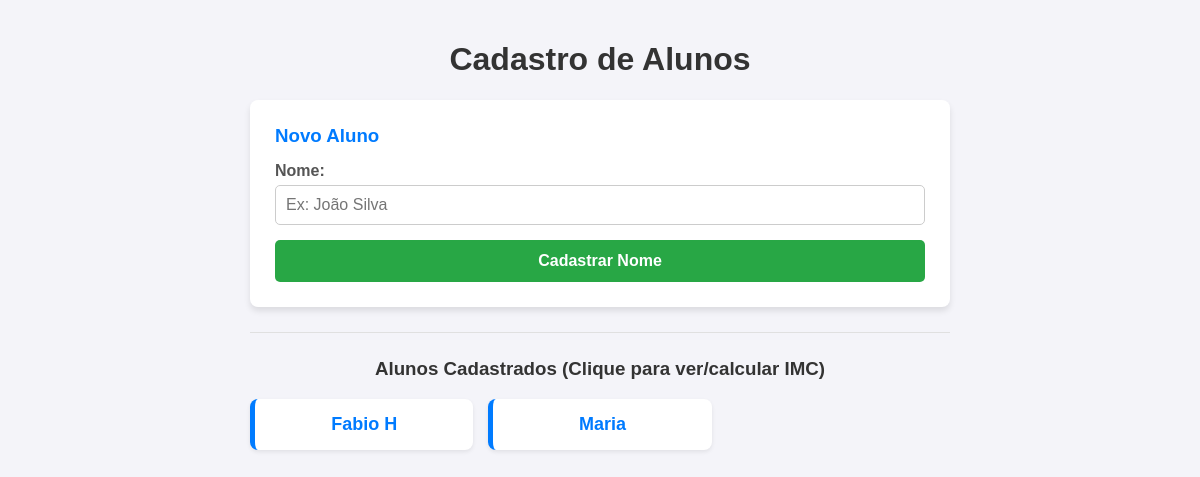
/home/, run on an earlier commit of the app's database.
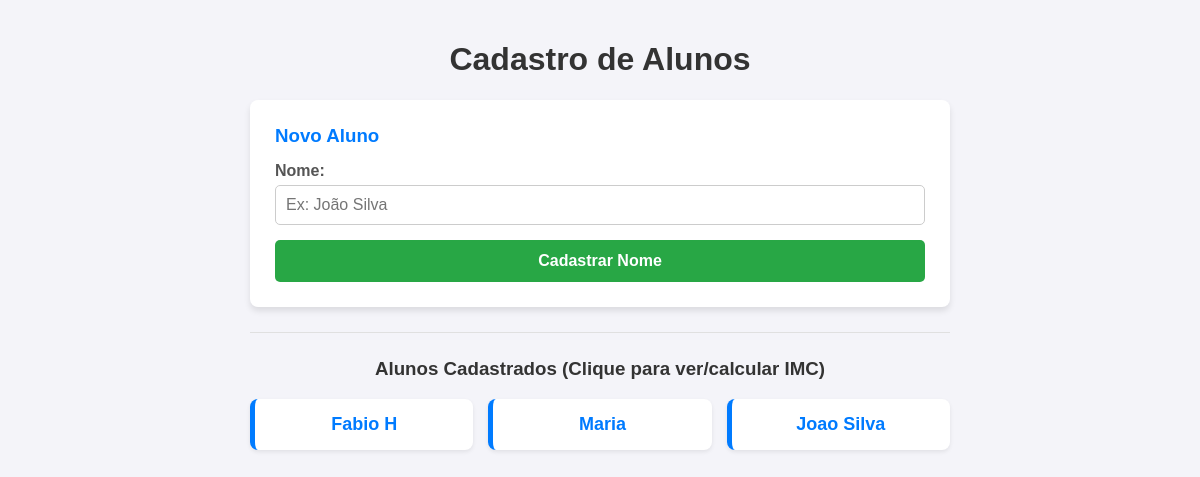
And on a later commit of the database.
### ImcApp/models.py (models this page shows, shortened)
class Pessoa(models.Model):
    nome = models.CharField(max_length=50)

### ImcApp/views.py (the view)
# urls.py: path('home/', views.home_view, name='home'),
def home_view(request):
    if request.method == 'POST':
        nome = request.POST.get('nome')
        if nome:
            Pessoa.objects.create(nome=nome)
            return redirect('home')
    pessoas = Pessoa.objects.all()
    return render(request, 'home.html', {'pessoas': pessoas})

### ImcApp/templates/home.html (shortened to what this page needs)
{% load static %}
<!DOCTYPE html>
<html lang="pt-br">
<head>
    <link rel="stylesheet" href="{% static 'css/estilo.css' %}">
</head>
<body>
    <div class="container">
        <h1>Cadastro de Alunos</h1>
        <div class="card-form">
            <h3>Novo Aluno</h3>
            <form method="POST">
                <div class="form-group">
                    <label for="nome">Nome:</label>
                    <input type="text" id="nome" name="nome" placeholder="Ex: João Silva" required>
                </div>
                <button type="submit" class="btn-calcular">Cadastrar Nome</button>
            </form>
        </div>
        <hr>
        <h3>Alunos Cadastrados (Clique para ver/calcular IMC)</h3>
        <div class="lista-avaliacoes">
            {% for pessoa in pessoas %}
                <div class="card-resultado" style="text-align: center;">
                    <a href="{% url 'calcular_imc' pessoa.id %}" style="font-size: 18px; font-weight: bold; color: #007bff; text-decoration: none;">
                        {{ pessoa.nome }}
                    </a>
                </div>
            {% empty %}
                <p style="text-align: center;">Nenhum aluno cadastrado ainda.</p>
            {% endfor %}
        </div>
    </div>
</body>
</html>

What changed in the data, as far as the page shows it:
added Pessoa: nome "Joao Silva"
